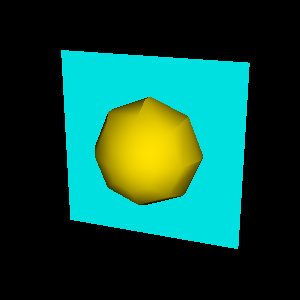

This chart was generated by the following Python code:
#!/usr/bin/env python

# Generate random cell scalars (constant per block) on a multi-block
# dataset containing a plane and a sphere using vtkRandomAttributeGenerator.

# Factory overrides
import vtkmodules.vtkInteractionStyle  # noqa: F401
import vtkmodules.vtkRenderingOpenGL2  # noqa: F401

from vtkmodules.vtkCommonCore import vtkMath
from vtkmodules.vtkFiltersCore import vtkPolyDataNormals
from vtkmodules.vtkFiltersGeneral import (
    vtkMultiBlockDataGroupFilter,
    vtkRandomAttributeGenerator,
)
from vtkmodules.vtkFiltersSources import (
    vtkPlaneSource,
    vtkSphereSource,
)
from vtkmodules.vtkRenderingCore import (
    vtkActor,
    vtkPolyDataMapper,
    vtkRenderWindow,
    vtkRenderWindowInteractor,
    vtkRenderer,
)

# Force a starting random value
ra_math = vtkMath()
ra_math.RandomSeed(6)

# Create a plane and sphere, group into multi-block
ps = vtkPlaneSource()
ps.SetXResolution(10)
ps.SetYResolution(10)

ss = vtkSphereSource()
ss.SetRadius(0.3)

group = vtkMultiBlockDataGroupFilter()
group.AddInputConnection(ps.GetOutputPort())
group.AddInputConnection(ss.GetOutputPort())

# Generate random cell scalars constant per block
ag = vtkRandomAttributeGenerator()
ag.SetInputConnection(group.GetOutputPort())
ag.GenerateCellScalarsOn()
ag.AttributesConstantPerBlockOn()

normals = vtkPolyDataNormals()
normals.SetInputConnection(ag.GetOutputPort())
normals.Update()

# Iterate over blocks and create actors
output_mb = normals.GetOutputDataObject(0)

block_mapper_0 = vtkPolyDataMapper()
block_mapper_0.SetInputData(output_mb.GetBlock(0))

block_actor_0 = vtkActor()
block_actor_0.SetMapper(block_mapper_0)

block_mapper_1 = vtkPolyDataMapper()
block_mapper_1.SetInputData(output_mb.GetBlock(1))

block_actor_1 = vtkActor()
block_actor_1.SetMapper(block_mapper_1)

# Renderer
renderer = vtkRenderer()
renderer.AddActor(block_actor_0)
renderer.AddActor(block_actor_1)
renderer.SetBackground(0, 0, 0)

# Window
render_window = vtkRenderWindow()
render_window.SetMultiSamples(0)
render_window.AddRenderer(renderer)
render_window.SetSize(300, 300)
render_window.SetWindowName("random attribute generator scalar")

# Interactor
interactor = vtkRenderWindowInteractor()
interactor.SetRenderWindow(render_window)

# Scene
camera = renderer.GetActiveCamera()
camera.Azimuth(20)
camera.Elevation(20)
renderer.SetActiveCamera(camera)
renderer.ResetCamera()

interactor.Initialize()
interactor.Start()
